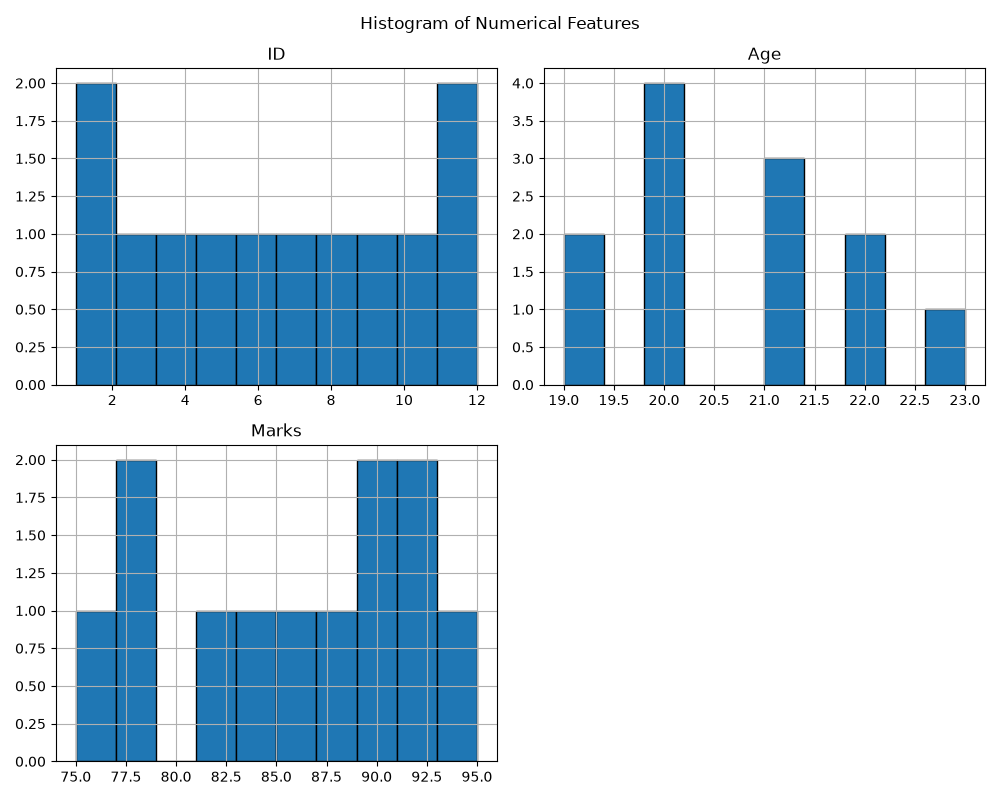

Reproduce this figure in Python.
# Import required libraries
import pandas as pd
import matplotlib.pyplot as plt
import seaborn as sns

# Load the dataset
df = pd.read_csv("students.csv")

# Display the dataset
print("Student Dataset:")
print(df)

# Select numerical columns
numerical_columns = df.select_dtypes(include=['int64', 'float64'])

# -----------------------------
# Histogram of Numerical Features
# -----------------------------
plt.figure(figsize=(8, 6))
numerical_columns.hist(figsize=(10, 8), bins=10, edgecolor='black')
plt.suptitle("Histogram of Numerical Features")
plt.tight_layout()

# Save Histogram
plt.savefig("histogram.png")
plt.show()

# -----------------------------
# Box Plot to Detect Outliers
# -----------------------------
plt.figure(figsize=(8, 6))
sns.boxplot(data=numerical_columns)
plt.title("Box Plot of Numerical Features")

# Save Box Plot
plt.savefig("boxplot.png")
plt.show()

# -----------------------------
# Explanation
# -----------------------------
print("\nExplanation:")
print("1. Histogram shows the distribution of numerical features.")
print("2. Box Plot helps detect outliers.")
print("3. Points outside the whiskers indicate outliers.")
